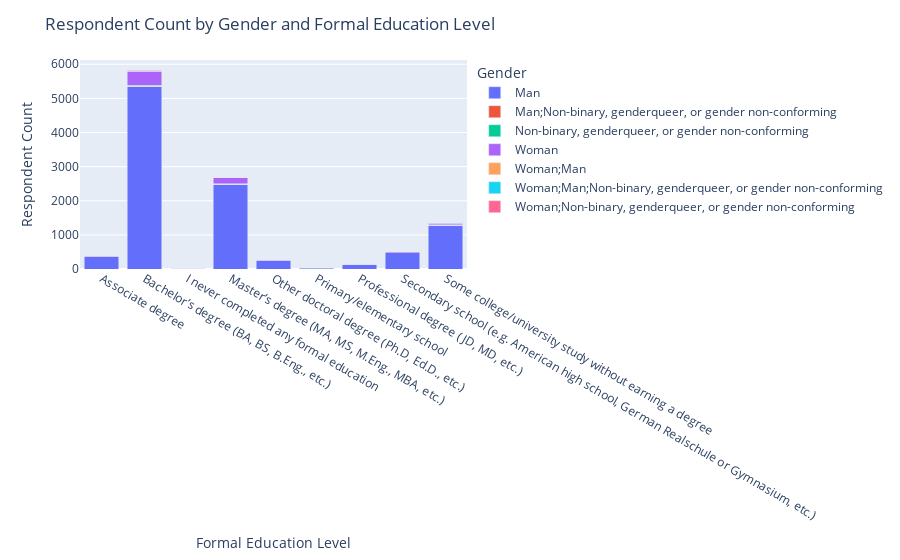

Source (notebook cell):
### Code cell
import plotly.express as px
# create a stacked bar chart with Plotly Express
fig = px.bar(gender_edu_df, x='EdLevel', y='Count', color='Gender', barmode='stack')

# set the chart title and axis labels
fig.update_layout(title='Respondent Count by Gender and Formal Education Level',
                  xaxis_title='Formal Education Level',
                  yaxis_title='Respondent Count')

# show the chart
fig.show()

### Figure 1 — Plotly figure (JSON) as saved in the notebook; plotly's stock layout.template omitted (floating-point values rounded to 4 significant figures)
{"data": [{"alignmentgroup": "True", "hovertemplate": "Gender=Man<br>EdLevel=%{x}<br>Count=%{y}<extra></extra>", "legendgroup": "Man", "marker": {"color": "#636efa", "pattern": {"shape": ""}}, "name": "Man", "offsetgroup": "Man", "orientation": "v", "showlegend": true, "textposition": "auto", "type": "bar", "x": ["Associate degree", "Bachelor’s degree (BA, BS, B.Eng., etc.)", "I never completed any formal education", "Master’s degree (MA, MS, M.Eng., MBA, etc.)", "Other doctoral degree (Ph.D, Ed.D., etc.)", "Primary/elementary school", "Professional degree (JD, MD, etc.)", "Secondary school (e.g. American high school, German Realschule or Gymnasium, etc.)", "Some college/university study without earning a degree"], "xaxis": "x", "y": [357, 5341, 26, 2484, 241, 26, 144, 482, 1280], "yaxis": "y"}, {"alignmentgroup": "True", "hovertemplate": "Gender=Man;Non-binary, genderqueer, or gender non-conforming<br>EdLevel=%{x}<br>Count=%{y}<extra></extra>", "legendgroup": "Man;Non-binary, genderqueer, or gender non-conforming", "marker": {"color": "#EF553B", "pattern": {"shape": ""}}, "name": "Man;Non-binary, genderqueer, or gender non-conforming", "offsetgroup": "Man;Non-binary, genderqueer, or gender non-conforming", "orientation": "v", "showlegend": true, "textposition": "auto", "type": "bar", "x": ["Associate degree", "Bachelor’s degree (BA, BS, B.Eng., etc.)", "Master’s degree (MA, MS, M.Eng., MBA, etc.)", "Some college/university study without earning a degree"], "xaxis": "x", "y": [1, 14, 5, 5], "yaxis": "y"}, {"alignmentgroup": "True", "hovertemplate": "Gender=Non-binary, genderqueer, or gender non-conforming<br>EdLevel=%{x}<br>Count=%{y}<extra></extra>", "legendgroup": "Non-binary, genderqueer, or gender non-conforming", "marker": {"color": "#00cc96", "pattern": {"shape": ""}}, "name": "Non-binary, genderqueer, or gender non-conforming", "offsetgroup": "Non-binary, genderqueer, or gender non-conforming", "orientation": "v", "showlegend": true, "textposition": "auto", "type": "bar", "x": ["Associate degree", "Bachelor’s degree (BA, BS, B.Eng., etc.)", "I never completed any formal education", "Master’s degree (MA, MS, M.Eng., MBA, etc.)", "Other doctoral degree (Ph.D, Ed.D., etc.)", "Professional degree (JD, MD, etc.)", "Secondary school (e.g. American high school, German Realschule or Gymnasium, etc.)", "Some college/university study without earning a degree"], "xaxis": "x", "y": [1, 36, 1, 7, 2, 1, 1, 13], "yaxis": "y"}, {"alignmentgroup": "True", "hovertemplate": "Gender=Woman<br>EdLevel=%{x}<br>Count=%{y}<extra></extra>", "legendgroup": "Woman", "marker": {"color": "#ab63fa", "pattern": {"shape": ""}}, "name": "Woman", "offsetgroup": "Woman", "orientation": "v", "showlegend": true, "textposition": "auto", "type": "bar", "x": ["Associate degree", "Bachelor’s degree (BA, BS, B.Eng., etc.)", "I never completed any formal education", "Master’s degree (MA, MS, M.Eng., MBA, etc.)", "Other doctoral degree (Ph.D, Ed.D., etc.)", "Professional degree (JD, MD, etc.)", "Secondary school (e.g. American high school, German Realschule or Gymnasium, etc.)", "Some college/university study without earning a degree"], "xaxis": "x", "y": [20, 412, 1, 191, 15, 8, 24, 50], "yaxis": "y"}, {"alignmentgroup": "True", "hovertemplate": "Gender=Woman;Man<br>EdLevel=%{x}<br>Count=%{y}<extra></extra>", "legendgroup": "Woman;Man", "marker": {"color": "#FFA15A", "pattern": {"shape": ""}}, "name": "Woman;Man", "offsetgroup": "Woman;Man", "orientation": "v", "showlegend": true, "textposition": "auto", "type": "bar", "x": ["Bachelor’s degree (BA, BS, B.Eng., etc.)", "Master’s degree (MA, MS, M.Eng., MBA, etc.)", "Professional degree (JD, MD, etc.)", "Secondary school (e.g. American high school, German Realschule or Gymnasium, etc.)"], "xaxis": "x", "y": [6, 1, 1, 1], "yaxis": "y"}, {"alignmentgroup": "True", "hovertemplate": "Gender=Woman;Man;Non-binary, genderqueer, or gender non-conforming<br>EdLevel=%{x}<br>Count=%{y}<extra></extra>", "legendgroup": "Woman;Man;Non-binary, genderqueer, or gender non-conforming", "marker": {"color": "#19d3f3", "pattern": {"shape": ""}}, "name": "Woman;Man;Non-binary, genderqueer, or gender non-conforming", "offsetgroup": "Woman;Man;Non-binary, genderqueer, or gender non-conforming", "orientation": "v", "showlegend": true, "textposition": "auto", "type": "bar", "x": ["Bachelor’s degree (BA, BS, B.Eng., etc.)"], "xaxis": "x", "y": [2], "yaxis": "y"}, {"alignmentgroup": "True", "hovertemplate": "Gender=Woman;Non-binary, genderqueer, or gender non-conforming<br>EdLevel=%{x}<br>Count=%{y}<extra></extra>", "legendgroup": "Woman;Non-binary, genderqueer, or gender non-conforming", "marker": {"color": "#FF6692", "pattern": {"shape": ""}}, "name": "Woman;Non-binary, genderqueer, or gender non-conforming", "offsetgroup": "Woman;Non-binary, genderqueer, or gender non-conforming", "orientation": "v", "showlegend": true, "textposition": "auto", "type": "bar", "x": ["Bachelor’s degree (BA, BS, B.Eng., etc.)", "Master’s degree (MA, MS, M.Eng., MBA, etc.)", "Secondary school (e.g. American high school, German Realschule or Gymnasium, etc.)", "Some college/university study without earning a degree"], "xaxis": "x", "y": [8, 2, 1, 3], "yaxis": "y"}], "layout": {"barmode": "stack", "legend": {"title": {"text": "Gender"}, "tracegroupgap": 0}, "margin": {"t": 60}, "title": {"text": "Respondent Count by Gender and Formal Education Level"}, "xaxis": {"anchor": "y", "domain": [0, 1], "title": {"text": "Formal Education Level"}}, "yaxis": {"anchor": "x", "domain": [0, 1], "title": {"text": "Respondent Count"}}}}
